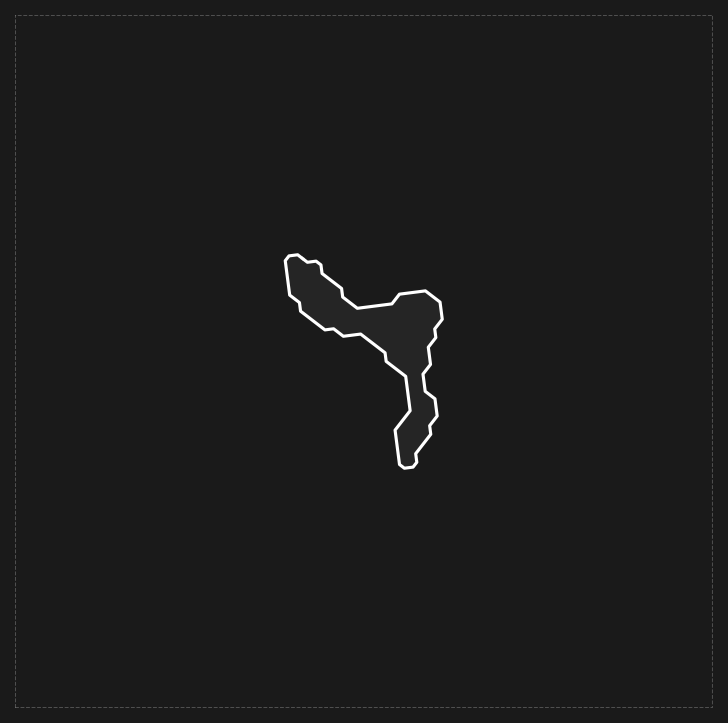
#> input picture fake_country_with_zones.png, 1455 x 1446 px (shown at 1/2 size)
$ python main.py
#> lines starting #> are read from the running program, lines starting #| are printed output that depends on the picture
### simulation_utils.py
import os
import json
import subprocess
import random
import matplotlib.pyplot as plt
import matplotlib.animation as animation
import numpy as np
from PIL import Image

# ── Constants ──────────────────────────────────────────────────────────────
WIDTH, HEIGHT = 100, 100
FRAME_MS = 150
FPS = 1000 / FRAME_MS
STEP_FR = int(2.5 * FPS)
LIFESPAN_REAL = int(FPS * 25)
LIFESPAN_FAKE = int(FPS * 15 * 0.5)
MAX_STEP = 3
BASE_LEN = 15
FALSE_LEN_FACTOR = 0.65
SEMI = "#0f3d0f"
SPAWN_MARGIN = 10
NOISE_BATCH_PER_FRAME = 3
RESET_INTERVAL_FRAMES = int(25 * FPS)

# Globals managed by the simulation
blips = []
streams = []
frame_counter = 0
CENTER_OF_COUNTRY = None
bg_img = None
im_obj = None

# Utility: regenerate map

def regenerate_map(generator_py_path: str = "generate_fake_country.py",
                   python_executable: str = None):
    """Rerun the country generator and return (center, image array)."""
#> called with generator_py_path = 'generate_fake_country.py'
    env = os.environ.copy()
    env["HIDE_MAP"] = "1"
    exe = python_executable or os.environ.get("PYTHON", "python")
    subprocess.run([exe, generator_py_path], env=env, check=True)
#> (this line was passed over: subprocess is not available in this run)
    with open("center_of_country.json") as f:
#> (reads center_of_country.json from the repository)
        data = json.load(f)
    center = tuple(data["center_of_country"])
    img = np.asarray(Image.open("fake_country_with_zones.png").convert("RGB"))
    return center, img

# Entity classes

class Blip:
    def __init__(self, x, y, dx, dy, lab, life, size, zig=False):
        self.x, self.y, self.dx, self.dy = x, y, dx, dy
        self.lab, self.life, self.age, self.size, self.zig = lab, life, 0, size, zig

    # [6 lines left out: function move, not called in this run]

    def alive(self):
        return 0 <= self.x <= WIDTH and 0 <= self.y <= HEIGHT and self.age < self.life

class Stream:
    # [16 lines left out: function __init__, not called in this run]

    def phase(self):
        return min(self.age // STEP_FR, MAX_STEP)

    def emit_size(self):
        return 8 * (self.phase() + 1)

    # [18 lines left out: functions max_len, update, not called in this run]

    def is_expired(self):
        return (self.age >= self.lifespan) or not (0 <= self.hx <= WIDTH and 0 <= self.hy <= HEIGHT)

# Spawn utilities

# [8 lines left out: function spawn_bird_flock, not called in this run]

def spawn_noise(n=24):
    for _ in range(n*3):
        blips.append(Blip(
            random.uniform(0,WIDTH), random.uniform(0,HEIGHT),
            random.uniform(-.15,.15), random.uniform(-.15,.15),
            "noise", random.randint(5,15), size=random.uniform(1,3)
        ))

# Main function to launch simulation

def run_simulation(generator_path: str = "generate_fake_country.py",
                   python_exe: str = None):
    global CENTER_OF_COUNTRY, bg_img, im_obj, frame_counter
    CENTER_OF_COUNTRY, bg_img = regenerate_map(generator_path, python_exe)
#> CENTER_OF_COUNTRY = (50, 50)

    fig, ax = plt.subplots(figsize=(18,18))
    im_obj = ax.imshow(bg_img, extent=[0,100,0,100], interpolation="bilinear")
    ax.set_xlim(0,WIDTH); ax.set_ylim(0,HEIGHT); ax.axis('off')
    stream_scatter = ax.scatter([],[],s=[],c=SEMI,alpha=0.9,marker='.')
    blip_scatter   = ax.scatter([],[],s=[],c=SEMI,alpha=0.9,marker='.')

    def init():
        global frame_counter
        frame_counter = 0
        blips.clear(); streams.clear()
        spawn_noise(NOISE_BATCH_PER_FRAME)
        stream_scatter.set_offsets(np.empty((0,2)))
        stream_scatter.set_sizes([])
        blip_scatter.set_offsets(np.empty((0,2)))
        blip_scatter.set_sizes([])
        return stream_scatter, blip_scatter

    # [46 lines left out: function update, not called in this run]

    ani = animation.FuncAnimation(
        fig, update, init_func=init,
        interval=FRAME_MS, blit=True
    )
    plt.show()
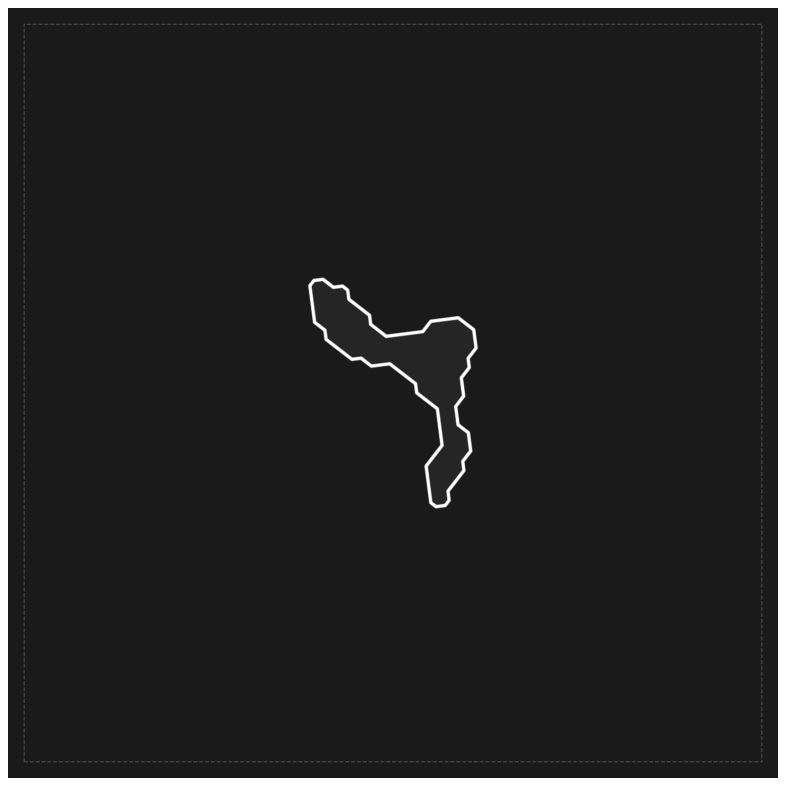
#> figure drawn by matplotlib, 1 panel

# If running as script
# [2 lines that do not run on import are left out]

### main.py
# main.py
from simulation_utils import run_simulation

if __name__ == "__main__":
    run_simulation(
        generator_path="generate_fake_country.py",
        python_exe=r"C:\Users\Shay\AppData\Local\Programs\Python\Python313\python.exe"
    )
